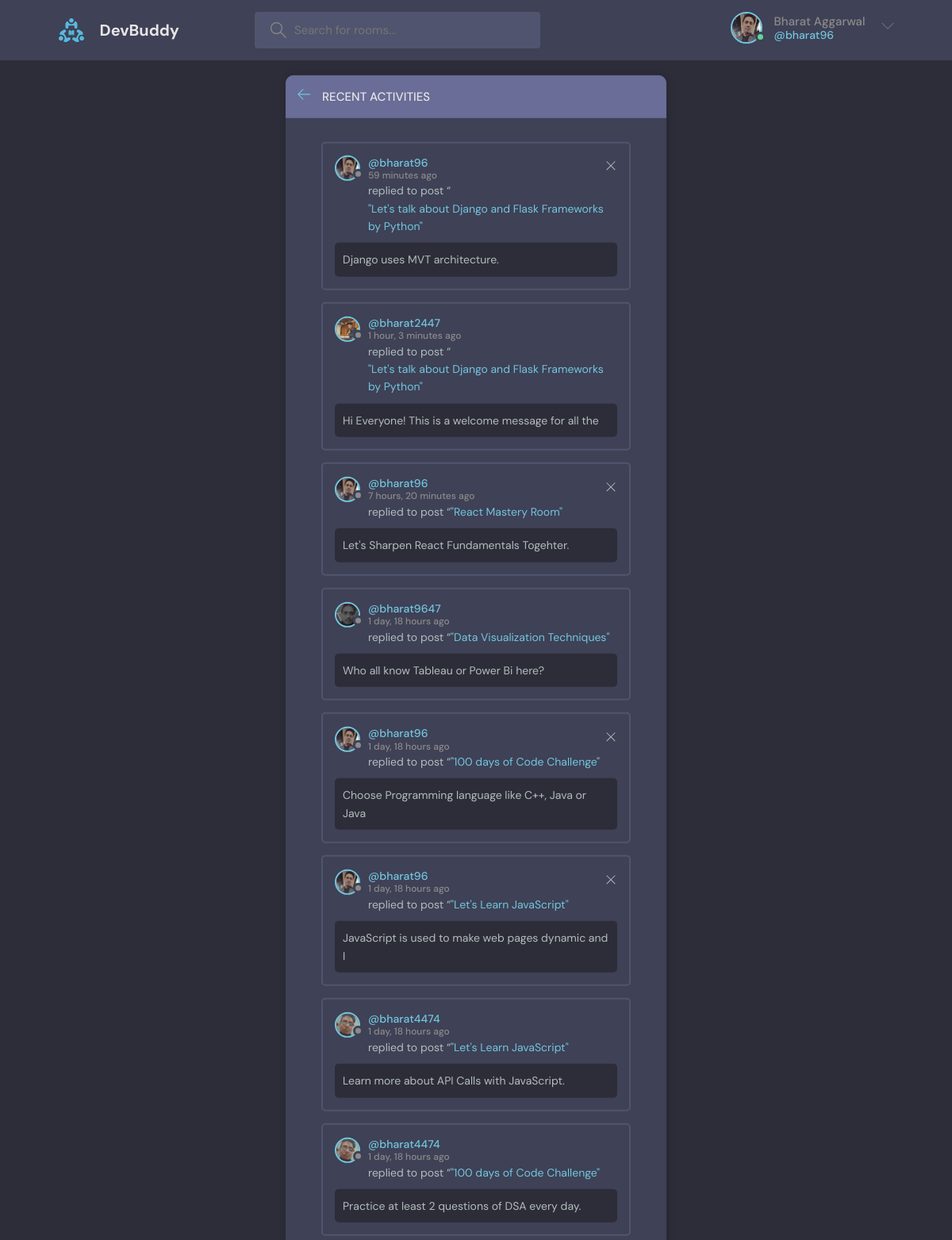
/activity/ (signed in), run on the app's committed database.
### base/models.py (models this page shows)
class User(AbstractUser):
    name = models.CharField(max_length=200, null=True)
    email = models.EmailField(unique=True, null=True)
    bio = models.TextField(null=True)
    avatar = models.ImageField(null=True, default="avatar.svg")
    USERNAME_FIELD = 'email'
    REQUIRED_FIELDS = []

class Message(models.Model):
    user = models.ForeignKey(User, on_delete=models.CASCADE)
    room = models.ForeignKey(Room, on_delete=models.CASCADE)
    body = models.TextField()
    updated = models.DateTimeField(auto_now=True)
    created = models.DateTimeField(auto_now_add=True)
    class Meta:
        ordering = ['-updated', '-created']
    def __str__(self):
        return self.body[0:50]

class Room(models.Model):
    host = models.ForeignKey(User, on_delete=models.SET_NULL, null=True)
    topic = models.ForeignKey(Topic, on_delete=models.SET_NULL, null=True)
    name = models.CharField(max_length=200)
    description = models.TextField(null=True, blank=True)       #null=True is for database and blank=True is for form.
    participants = models.ManyToManyField(User, related_name='participants', blank=True)
    updated = models.DateTimeField(auto_now=True)               #auto_now saves instance of date and time everytime database changes.
    created = models.DateTimeField(auto_now_add=True)           #auto_now_add only saves the instance of date and time once database is created.
    class Meta:
        ordering = ['-updated', '-created']
    def __str__(self):
        return self.name

### base/views.py (the view)
# urls.py: path('activity/', views.activityPage, name='activity'),
def activityPage(request):
    room_messages = Message.objects.all()
    return render(request, 'base/activity.html', {'room_messages':room_messages})

### base/templates/base/activity.html
{% extends 'main.html' %}
{% block content %}
    <main class="layout">
      <div class="container">
        <div class="layout__box">
          <div class="layout__boxHeader">
            <div class="layout__boxTitle">
              <a href="{% url 'home' %}">
                <svg version="1.1" xmlns="http://www.w3.org/2000/svg" width="32" height="32" viewBox="0 0 32 32">
                  <title>arrow-left</title>
                  <path
                    d="M13.723 2.286l-13.723 13.714 13.719 13.714 1.616-1.611-10.96-10.96h27.625v-2.286h-27.625l10.965-10.965-1.616-1.607z"
                  ></path>
                </svg>
              </a>
              <h3>Recent Activities</h3>
            </div>
          </div>
          <div class="activities-page layout__body">
            {% for message in room_messages %}
            <div class="activities__box">
                <div class="activities__boxHeader roomListRoom__header">
                  <a href="{% url 'user-profile' message.user.id %}" class="roomListRoom__author">
                    <div class="avatar avatar--small">
                      <img src="{{ message.user.avatar.url }}" />
                    </div>
                    <p>
                      @{{ message.user.username }}
                      <span>{{ message.created|timesince }} ago</span>
                    </p>
                  </a>
                  {% if request.user == message.user %}
                      <div class="roomListRoom__actions">
                          <a href="{% url 'delete-message' message.id %}">
                              <svg version="1.1" xmlns="http://www.w3.org/2000/svg" width="32" height="32" viewBox="0 0 32 32">
                              <title>remove</title>
                              <path
                                  d="M27.314 6.019l-1.333-1.333-9.98 9.981-9.981-9.981-1.333 1.333 9.981 9.981-9.981 9.98 1.333 1.333 9.981-9.98 9.98 9.98 1.333-1.333-9.98-9.98 9.98-9.981z"
                              ></path>
                              </svg>
                          </a>
                      </div>
                  {% endif %}
                </div>
                <div class="activities__boxContent">
                  <p>replied to post “<a href="{% url 'room' message.room.id %}">"{{ message.room }}"</a></p>
                  <div class="activities__boxRoomContent">
                      {{ message }}
                  </div>
                </div>
              </div>
            {% endfor %}
          </div>
        </div>
      </div>
    </main>
{% endblock %}

### templates/navbar.html (shortened to what this page needs)
{% load static %}
<header class="header header--loggedIn">
    <div class="container">
      <a href="{% url 'home' %}" class="header__logo">
        <img src="{% static 'images/logo.svg' %}" />
        <h1>DevBuddy</h1>
      </a>
      <form method="GET" action="{% url 'home' %}" class="header__search">
        <label>
          <input type="text" name="q" placeholder="Search for rooms..." />
        </label>
      </form>
      <nav class="header__menu">
        {% if request.user.is_authenticated %}
        <div class="header__user">
          <a href="{% url 'user-profile' request.user.id %}">
            <div class="avatar avatar--medium active">
              <img src="{{ request.user.avatar.url }}" />
            </div>
            <p>{{ request.user.name }} <span>@{{ request.user.username }}</span></p>
          </a>
          <button class="dropdown-button">
            <svg version="1.1" xmlns="http://www.w3.org/2000/svg" width="32" height="32" viewBox="0 0 32 32">
              <title>chevron-down</title>
              <path d="M16 21l-13-13h-3l16 16 16-16h-3l-13 13z"></path>
            </svg>
          </button>
        </div>
        {% else %}
        <a href="{% url 'login' %}">
          <img src="{% static 'images/avatar.svg' %}" />
          <p>Login</p>
        </a>
        {% endif %}
      </nav>
    </div>
  </header>

### data on the page
User: user.avatar (picture), user.name "Bharat Aggarwal", user.username "bharat96"
Message: user.avatar (picture), user.username "bharat96", created "59 minutes", room "Let's talk about Django and Flask Frameworks by Python", body "Django uses MVT architecture."
Message: user.avatar (picture), user.username "bharat2447", created "1 hour, 3 minutes", room "Let's talk about Django and Flask Frameworks by Python", body "Hi Everyone! This is a welcome message for all the"
Message: user.avatar (picture), user.username "bharat96", created "7 hours, 20 minutes", room "React Mastery Room", body "Let's Sharpen React Fundamentals Togehter."
Message: user.avatar (picture), user.username "bharat9647", created "1 day, 18 hours", room "Data Visualization Techniques", body "Who all know Tableau or Power Bi here?"
Message: user.avatar (picture), user.username "bharat96", created "1 day, 18 hours", room "100 days of Code Challenge", body "Choose Programming language like C++, Java or Java"
Message: user.avatar (picture), user.username "bharat96", created "1 day, 18 hours", room "Let's Learn JavaScript", body "JavaScript is used to make web pages dynamic and I"
Message: user.avatar (picture), user.username "bharat4474", created "1 day, 18 hours", room "Let's Learn JavaScript", body "Learn more about API Calls with JavaScript."
Message: user.avatar (picture), user.username "bharat4474", created "1 day, 18 hours", room "100 days of Code Challenge", body "Practice at least 2 questions of DSA every day."
